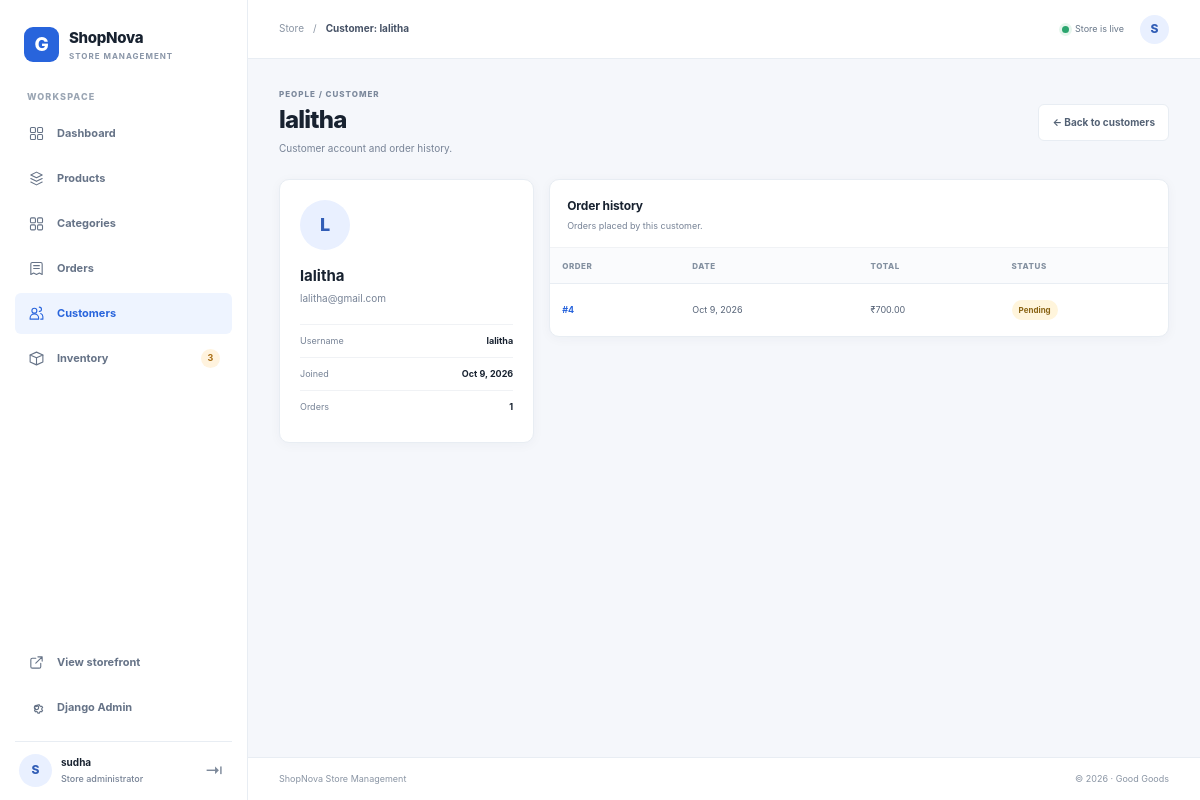
The page /gcommerce/customers/3/ (signed in) on the database its author committed.
### shop/models.py (models this page shows, shortened)
class Order(models.Model):
    class Status(models.TextChoices):
        PENDING = "pending", "Pending"
        CONFIRMED = "confirmed", "Confirmed"
        PROCESSING = "processing", "Processing"
        SHIPPED = "shipped", "Shipped"
        DELIVERED = "delivered", "Delivered"
        CANCELLED = "cancelled", "Cancelled"
    user = models.ForeignKey(
        settings.AUTH_USER_MODEL,
        related_name="orders",
        on_delete=models.PROTECT,
    )
    total = models.DecimalField(max_digits=12, decimal_places=2, default=0)
    status = models.CharField(max_length=20, choices=Status.choices, default=Status.PENDING)
    created_at = models.DateTimeField(auto_now_add=True)
    class Meta:
        ordering = ["-created_at", "-id"]

### shop/dashboard_views.py (the view)
# urls.py: path("customers/<int:pk>/", dashboard_views.customer_detail, name="customer_detail"),
@staff_member_required
def customer_detail(request, pk):
    User = get_user_model()
    customer = get_object_or_404(User, pk=pk, is_staff=False)
    orders = Order.objects.filter(user=customer).order_by("-created_at", "-id")
    return render(
        request,
        "dashboard/customer_detail.html",
        _management_context(
            request,
            "customers",
            f"Customer: {customer.username}",
            customer=customer,
            page_obj=_paginate(request, orders),
        ),
    )

### shop/context_processors.py (called while the page is built)
def cart_summary(request):
    cart = request.session.get("cart", {})
    count = 0
    if isinstance(cart, dict):
        for quantity in cart.values():
            try:
                count += max(0, int(quantity))
            except (TypeError, ValueError):
                continue
    return {"cart_item_count": count}

### shop/dashboard_views.py (called while the page is built)
def _paginate(request, queryset):
    paginator = Paginator(queryset, PAGE_SIZE)
    return paginator.get_page(request.GET.get("page"))

def _management_context(request, active, page_title, **kwargs):
    return {
        "active_nav": active,
        "page_title": page_title,
        "low_stock_nav_count": Product.objects.filter(stock__lte=LOW_STOCK_THRESHOLD).count(),
        **kwargs,
    }

### templates/dashboard/customer_detail.html (shortened to what this page needs)
{% extends "dashboard/base.html" %}
{% block dashboard_content %}
<section class="page-heading">
  <div><span class="page-kicker">PEOPLE / CUSTOMER</span><h1>{{ customer.get_full_name|default:customer.username }}</h1><p>Customer account and order history.</p></div>
  <a class="button button-secondary" href="{% url 'dashboard:customers' %}">← Back to customers</a>
</section>
<section class="customer-detail-grid">
  <article class="panel customer-info-panel"><span class="customer-avatar customer-avatar-large">{{ customer.username|first|upper }}</span><h2>{{ customer.get_full_name|default:customer.username }}</h2><p>{{ customer.email|default:"No email provided" }}</p><dl><div><dt>Username</dt><dd>{{ customer.username }}</dd></div><div><dt>Joined</dt><dd>{{ customer.date_joined|date:"M j, Y" }}</dd></div><div><dt>Orders</dt><dd>{{ page_obj.paginator.count }}</dd></div></dl></article>
  <article class="panel customer-orders-panel"><div class="panel-heading"><div><h2>Order history</h2><p>Orders placed by this customer.</p></div></div>
    <div class="table-scroll"><table class="data-table"><thead><tr><th>Order</th><th>Date</th><th>Total</th><th>Status</th></tr></thead><tbody>
      {% for order in page_obj %}<tr><td><a class="table-primary-link" href="{% url 'admin:shop_order_change' order.pk %}">#{{ order.pk }}</a></td><td>{{ order.created_at|date:"M j, Y" }}</td><td>₹{{ order.total|floatformat:2 }}</td><td><span class="status-badge status-{{ order.status }}">{{ order.get_status_display }}</span></td></tr>
      {% empty %}<tr><td colspan="4"><div class="table-empty">This customer hasn’t placed any orders yet.</div></td></tr>{% endfor %}
    </tbody></table></div>
  </article>
</section>
{% endblock %}

### templates/dashboard/base.html (shortened to what this page needs)
{% load static %}
<!doctype html>
<html lang="en">
<head>
  <link rel="stylesheet" href="{% static 'css/dashboard.css' %}">
</head>
<body class="dashboard-body">
  <div class="dashboard-shell">
    <aside class="sidebar" id="dashboard-sidebar">
      <a class="dashboard-brand" href="{% url 'dashboard:home' %}"><span class="dashboard-brand-icon">G</span><span>ShopNova<small>STORE MANAGEMENT</small></span></a>
      <div class="sidebar-label">WORKSPACE</div>
      <nav class="sidebar-nav" aria-label="Dashboard">
        <a class="sidebar-link {% if active_nav == 'dashboard' %}is-active{% endif %}" href="{% url 'dashboard:home' %}"><span class="nav-icon"><svg viewBox="0 0 24 24"><rect x="3.5" y="3.5" width="7" height="7" rx="1.5"></rect><rect x="13.5" y="3.5" width="7" height="7" rx="1.5"></rect><rect x="3.5" y="13.5" width="7" height="7" rx="1.5"></rect><rect x="13.5" y="13.5" width="7" height="7" rx="1.5"></rect></svg></span>Dashboard</a>
        <a class="sidebar-link {% if active_nav == 'products' %}is-active{% endif %}" href="{% url 'dashboard:products' %}"><span class="nav-icon"><svg viewBox="0 0 24 24"><path d="m4 7 8-4 8 4-8 4-8-4Z"></path><path d="m4 12 8 4 8-4"></path><path d="m4 17 8 4 8-4"></path></svg></span>Products</a>
        <a class="sidebar-link {% if active_nav == 'categories' %}is-active{% endif %}" href="{% url 'dashboard:categories' %}"><span class="nav-icon"><svg viewBox="0 0 24 24"><rect x="3.5" y="4" width="7" height="7" rx="1.5"></rect><rect x="13.5" y="4" width="7" height="7" rx="1.5"></rect><rect x="3.5" y="14" width="7" height="7" rx="1.5"></rect><rect x="13.5" y="14" width="7" height="7" rx="1.5"></rect></svg></span>Categories</a>
        <a class="sidebar-link {% if active_nav == 'orders' %}is-active{% endif %}" href="{% url 'dashboard:orders' %}"><span class="nav-icon"><svg viewBox="0 0 24 24"><path d="M6 3.5h12a2 2 0 0 1 2 2v15l-4-2-4 2-4-2-4 2v-15a2 2 0 0 1 2-2Z"></path><path d="M8 8h8M8 12h8"></path></svg></span>Orders</a>
        <a class="sidebar-link {% if active_nav == 'customers' %}is-active{% endif %}" href="{% url 'dashboard:customers' %}"><span class="nav-icon"><svg viewBox="0 0 24 24"><circle cx="9" cy="8" r="3.5"></circle><path d="M3 20v-1.5a6 6 0 0 1 12 0V20H3Zm13-11a3 3 0 1 0 0-6m2 9a5 5 0 0 1 3 4.5V20h-3"></path></svg></span>Customers</a>
        <a class="sidebar-link {% if active_nav == 'inventory' %}is-active{% endif %}" href="{% url 'dashboard:inventory' %}"><span class="nav-icon"><svg viewBox="0 0 24 24"><path d="m3 7 9-4 9 4-9 4-9-4Z"></path><path d="M3 7v10l9 4 9-4V7M12 11v10"></path></svg></span>Inventory <span class="sidebar-count">{{ low_stock_nav_count|default:"" }}</span></a>
      </nav>
      <div class="sidebar-bottom">
        <a class="sidebar-link" href="{% url 'home' %}"><span class="nav-icon"><svg viewBox="0 0 24 24"><path d="M14 4h6v6M20 4l-9 9"></path><path d="M18 13v5a2 2 0 0 1-2 2H6a2 2 0 0 1-2-2V8a2 2 0 0 1 2-2h5"></path></svg></span>View storefront</a>
        <a class="sidebar-link" href="{% url 'admin:index' %}"><span class="nav-icon"></span>Django Admin</a>
        <div class="sidebar-account">
          <span class="account-avatar">{{ request.user.username|first|upper }}</span>
          <span class="account-name">{{ request.user.get_full_name|default:request.user.username }}<small>Store administrator</small></span>
          <form method="post" action="{% url 'logout' %}">{% csrf_token %}<button class="icon-logout" type="submit" aria-label="Log out">⇥</button></form>
        </div>
      </div>
    </aside>
    <div class="dashboard-main">
      <header class="dashboard-topbar">
        <div class="topbar-breadcrumb"><span>Store</span><span>/</span><strong>{{ page_title }}</strong></div>
        <div class="topbar-right"><span class="store-status"><i></i> Store is live</span><span class="topbar-avatar">{{ request.user.username|first|upper }}</span></div>
      </header>
      <main class="dashboard-content">
        {% block dashboard_content %}{% endblock %}
      </main>
      <footer class="dashboard-footer"><span>ShopNova Store Management</span><span>© {% now "Y" %} · Good Goods</span></footer>
    </div>
  </div>
</body>
</html>

### rows shown on the page
Order: pk "4", created_at "Oct 9, 2026", total "700.00", status "Pending"

### other values the page prints
{{ low_stock_nav_count|default:"" }} "3"
{{ request.user.username|first|upper }} "S"
{{ request.user.get_full_name|default:request.user.username }} "sudha"
{{ page_title }} "Customer: lalitha"
{{ customer.get_full_name|default:customer.username }} "lalitha"
{{ customer.username|first|upper }} "L"
{{ customer.email|default:"No email provided" }} "lalitha@gmail.com"
{{ customer.username }} "lalitha"
{{ customer.date_joined|date:"M j, Y" }} "Oct 9, 2026"
{{ page_obj.paginator.count }} "1"
